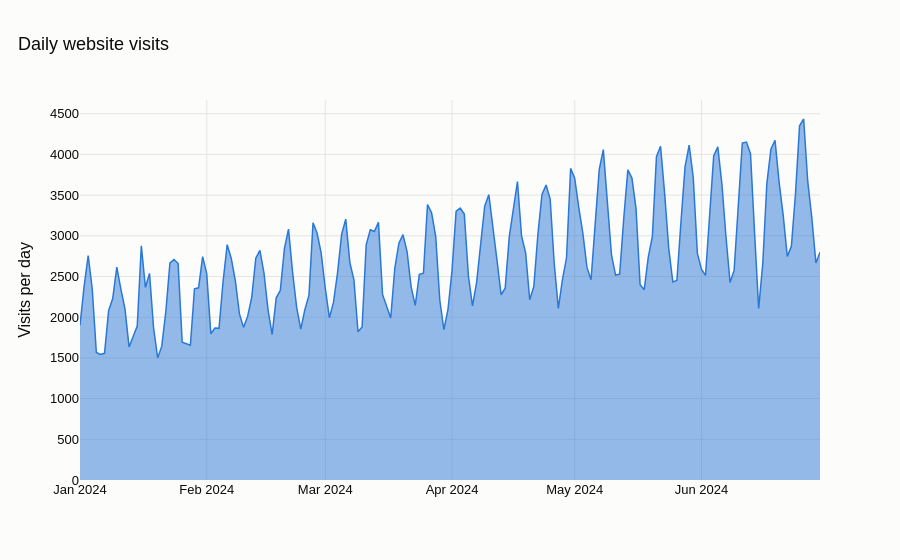

The notebook cell saved with this chart:
### Markdown cell above
### plotly

### Code cell
import plotly.express as px
fig = px.area(df, x="date", y="visits", color_discrete_sequence=PALETTE,
              labels={"date": "", "visits": "Visits per day"}, title="Daily website visits")
fig.update_traces(line_width=1.5)
fig.update_layout(hovermode="x unified")
fig.show()

### Figure 1 — Plotly figure (JSON) as saved in the notebook; plotly's stock layout.template omitted (floating-point values rounded to 4 significant figures; data arrays with more than 128 entries replaced by an {"elided": "..."} marker saying what was removed)
{"data": [{"fillpattern": {"shape": ""}, "hovertemplate": "=%{x}<br>Visits per day=%{y}<extra></extra>", "legendgroup": "", "line": {"color": "#2a78d6", "width": 1.5}, "marker": {"symbol": "circle"}, "mode": "lines", "name": "", "orientation": "v", "showlegend": false, "stackgroup": "1", "type": "scatter", "x": {"elided": "182 str values"}, "xaxis": "x", "y": {"elided": "182 float values"}, "yaxis": "y"}], "layout": {"hovermode": "x unified", "legend": {"tracegroupgap": 0}, "title": {"text": "Daily website visits"}, "xaxis": {"anchor": "y", "domain": [0.0, 1.0], "title": {"text": ""}}, "yaxis": {"anchor": "x", "domain": [0.0, 1.0], "title": {"text": "Visits per day"}}}}
